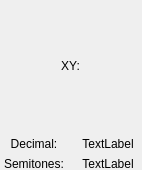
<?xml version="1.0" encoding="UTF-8"?>
<ui version="4.0">
 <class>ratioDisplay</class>
 <widget class="QWidget" name="ratioDisplay">
  <property name="geometry">
   <rect>
    <x>0</x>
    <y>0</y>
    <width>142</width>
    <height>170</height>
   </rect>
  </property>
  <property name="windowTitle">
   <string>Form</string>
  </property>
  <widget class="QWidget" name="layoutWidget">
   <property name="geometry">
    <rect>
     <x>0</x>
     <y>0</y>
     <width>142</width>
     <height>171</height>
    </rect>
   </property>
   <layout class="QVBoxLayout" name="verticalLayout">
    <item>
     <layout class="QHBoxLayout" name="horizontalLayout_3">
      <item>
       <widget class="QLabel" name="label">
        <property name="sizePolicy">
         <sizepolicy hsizetype="Maximum" vsizetype="Expanding">
          <horstretch>0</horstretch>
          <verstretch>0</verstretch>
         </sizepolicy>
        </property>
        <property name="text">
         <string>XY:</string>
        </property>
        <property name="alignment">
         <set>Qt::AlignCenter</set>
        </property>
       </widget>
      </item>
      <item>
       <layout class="QVBoxLayout" name="xyLayout"/>
      </item>
     </layout>
    </item>
    <item>
     <layout class="QHBoxLayout" name="horizontalLayout">
      <item>
       <widget class="QLabel" name="decimalLabel">
        <property name="text">
         <string>Decimal:</string>
        </property>
        <property name="alignment">
         <set>Qt::AlignCenter</set>
        </property>
       </widget>
      </item>
      <item>
       <widget class="QLabel" name="decimalData">
        <property name="text">
         <string>TextLabel</string>
        </property>
        <property name="alignment">
         <set>Qt::AlignCenter</set>
        </property>
       </widget>
      </item>
     </layout>
    </item>
    <item>
     <layout class="QHBoxLayout" name="horizontalLayout_2">
      <property name="sizeConstraint">
       <enum>QLayout::SetFixedSize</enum>
      </property>
      <item>
       <widget class="QLabel" name="semitonesLabel">
        <property name="sizePolicy">
         <sizepolicy hsizetype="Preferred" vsizetype="Fixed">
          <horstretch>0</horstretch>
          <verstretch>0</verstretch>
         </sizepolicy>
        </property>
        <property name="text">
         <string>Semitones:</string>
        </property>
        <property name="alignment">
         <set>Qt::AlignCenter</set>
        </property>
       </widget>
      </item>
      <item>
       <widget class="QLabel" name="semitonesData">
        <property name="sizePolicy">
         <sizepolicy hsizetype="Preferred" vsizetype="Fixed">
          <horstretch>0</horstretch>
          <verstretch>0</verstretch>
         </sizepolicy>
        </property>
        <property name="text">
         <string>TextLabel</string>
        </property>
        <property name="alignment">
         <set>Qt::AlignCenter</set>
        </property>
       </widget>
      </item>
     </layout>
    </item>
   </layout>
  </widget>
 </widget>
 <resources/>
 <connections/>
</ui>
